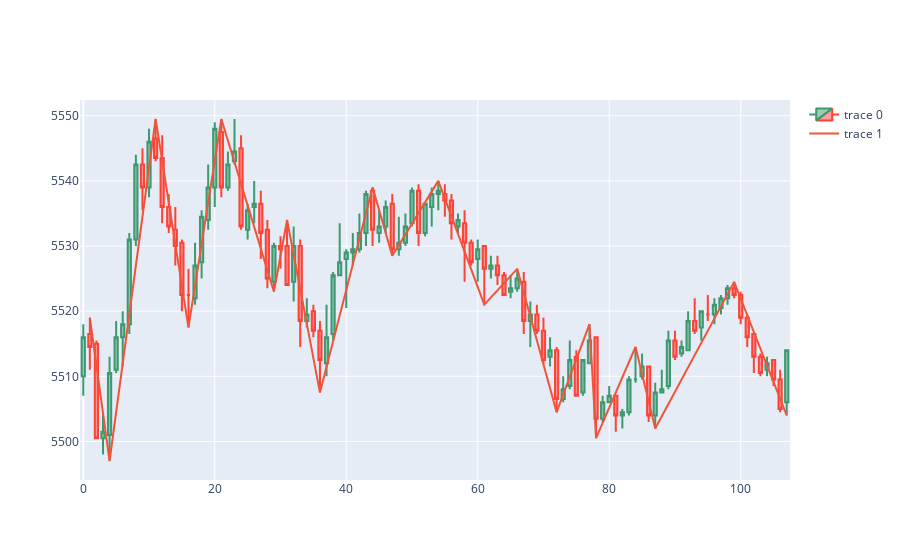

The notebook cell this image was saved under:
### Code cell
fig = go.Figure(data=[go.Candlestick(open=parsed_ds['open'],
                high=parsed_ds['high'],
                low=parsed_ds['low'],
                close=parsed_ds['close'])])

fig.add_trace(go.Scatter(
    x=parsed_ds.loc[(parsed_ds['zz'].notnull())].index,
    y=parsed_ds.loc[(parsed_ds['zz'].notnull())]['zz']
))


fig.update_xaxes(
    rangebreaks=[
        dict(bounds=["sat", "mon"]), #hide weekends
        dict(bounds=[19, 9], pattern="hour"), #hide hours outside of 9am-6pm
    ]
)
fig.update_layout(xaxis_rangeslider_visible=False)

fig.show()
